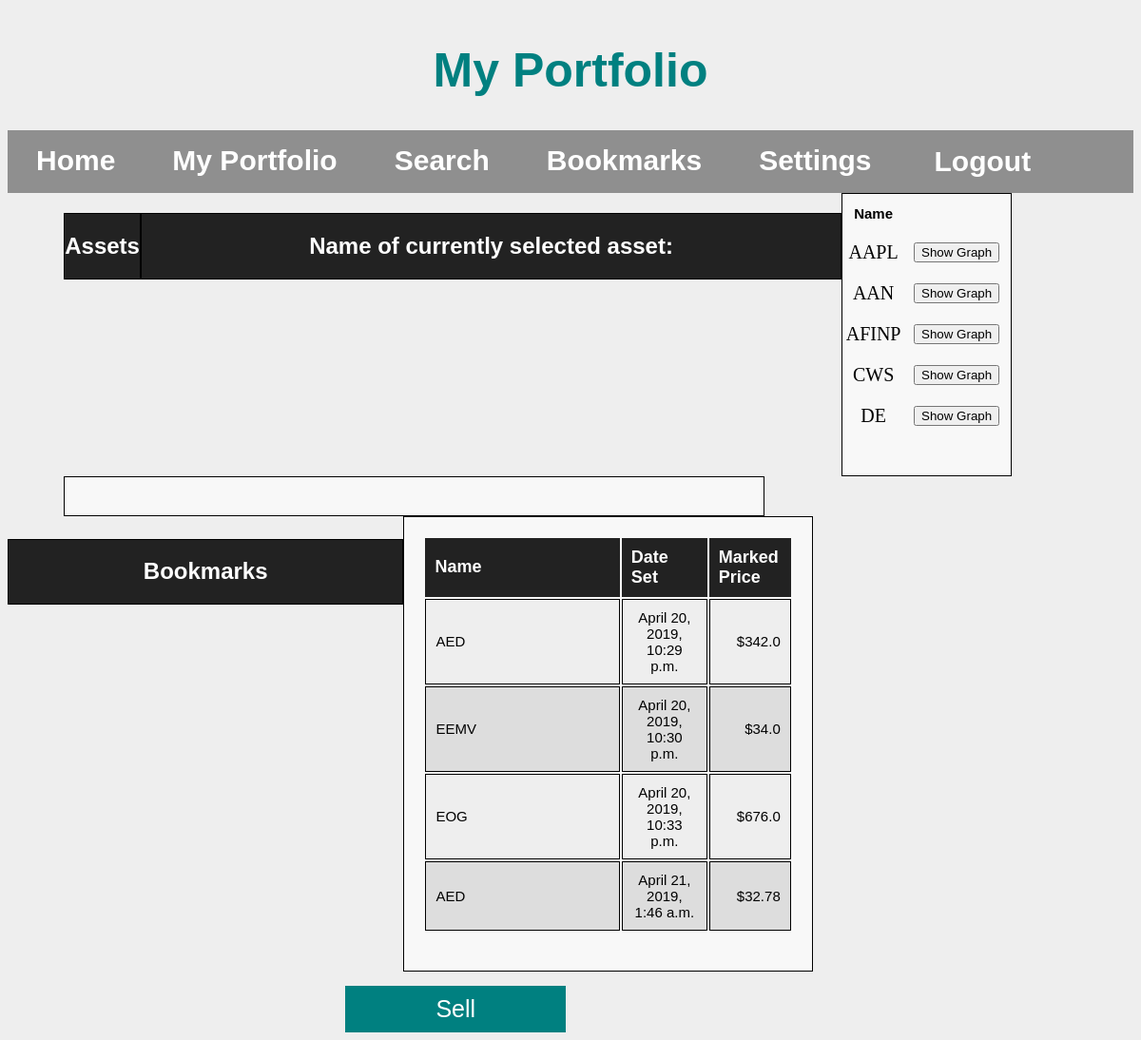
Before: /myPortfolio (signed in) with the older database file.
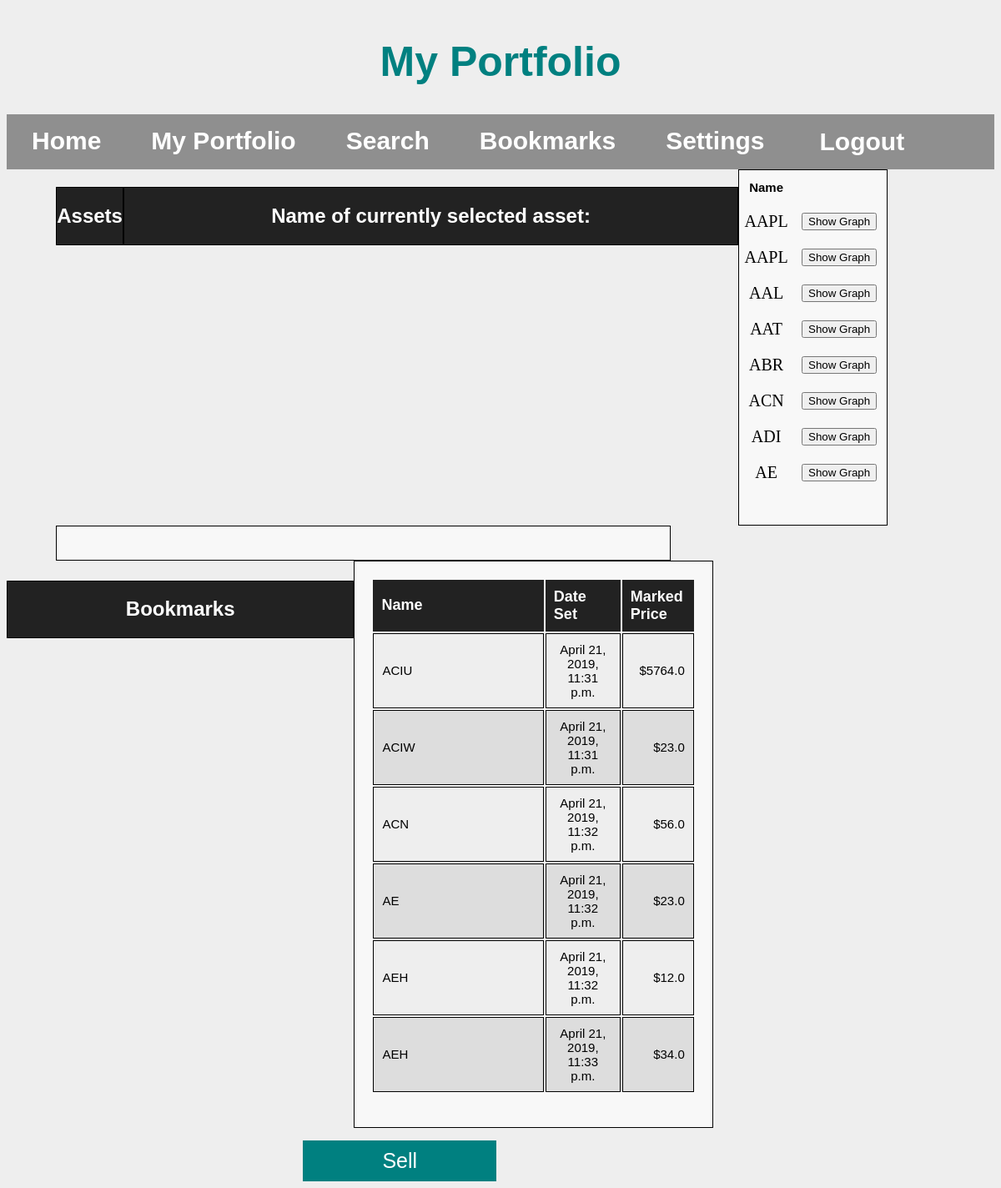
After: the same page with the newer database file.
### XChange/models.py (models this page shows)
class Asset(models.Model):
    userProfile = models.ForeignKey(UserProfile)
    assetName = models.CharField(max_length=250)
    timeBought = models.DateTimeField()
    shares = models.IntegerField(max_length=250)
    priceBought = models.FloatField(max_length=250)

class Bookmark(models.Model):
    userProfile = models.ForeignKey(UserProfile)
    companyName = models.CharField(max_length=250)
    setDate = models.DateTimeField()
    bookmarkPrice = models.FloatField(max_length=250)
    bookmarkAmount = models.IntegerField(max_length=250)

### XChange/views.py (the view, shortened to what this page needs)
# urls.py: url(r'^myPortfolio', views.myPortfolio, name='myPortfolio'),
def myPortfolio(request):
    if not request.user.is_authenticated:
        return redirect('%s?next=%s' % (djSettings.LOGIN_URL, request.path))
    graphic = None
    currentProfile = UserProfile.objects.get(user = request.user)
    userAssets = Asset.objects.filter(userProfile = currentProfile)
    userBookmarks = Bookmark.objects.filter(userProfile = currentProfile).distinct()
    return render(request, 'XChange/myPortfolio.html', {'userAssets': userAssets, 'userBookmarks': userBookmarks})

### XChange/templates/XChange/myPortfolio.html (shortened to what this page needs)
<!DOCTYPE html>
<html>
  <head>
    <link rel="stylesheet" type="text/css" href="/static/XChange/css/myPortfolio.css" />
    <link rel="stylesheet" type="text/css" href="/static/XChange/css/common.css" />
  </head
  <body>
    <h1 id="myPortfolio-title">My Portfolio</h1>
    <div class="navBarDiv" id ="navBarDiv">
      <ul class="navBarList">
        <li class="homeNav"><a href="/home.html">Home</a></li>
        <li class="portNav"><a href="#">My Portfolio</a></li>
        <li class="srchNav"><a href="search.html">Search</a></li>
        <li class="bmarkNav"><a href="bookmarks">Bookmarks</a></li>
        <li class="settNav"><a href="settings.html">Settings</a></li>
        <li class="logOut">
          <form method='POST'>
            <button type="submit" name="submit" value="Logout">Logout</button>
          </form></li>
      </ul>
    </div>
    <div id="Wrap">
      <div id="titleWrap">
        <div id="divAsset">
          <h2>Assets</h2>
        </div>
        <div id="divCurrentAsset">
          <h2>Name of currently selected asset:</h2>
        </div>
      </div>
      <div id="listWrap">
        <div id="assets">
            {% if userAssets and userAssets.count > 1 %}
            <table class="currencyAssetsTable">
            <th>Name</th>
              {% for asset in userAssets %}
                {% if asset.assetName != 'USD'%}
                <tr>
                  <td>{{asset.assetName}}</td>
                  <th>
                    <form method='POST'>
                      <button type="submit" name="assetGraph" value="{{asset.assetName}}">Show Graph</button>
                    </form>
                  </th>
                </tr>
                {% endif %}
              {% endfor %}
            </table>
            {% endif %}
        </div>
      </div>
      <div id="graphViewWrap">
        <div id="graphDiv">
        </div>
      </div>
    </div>
    <div id="divBookAsset">
        <h2>Bookmarks</h2>
    </div>
    <div id="myBookmarks">
          {% if userBookmarks %}
          <table class="currencyBookmarksTable">
            <col id="bookName">
            <col id="bookDate">
            <col id="bookPrice">
            <tr>
              <th class="leftAlign">Name</th>
              <th class="centerAlign">Date Set</th>
              <th class="rightAlign">Marked Price</th>
            </tr>
            {% for mark in userBookmarks %}
              <tr>
                <td class="leftAlign">{{mark.companyName}}</td>
                <td class="centerAlign">{{mark.setDate}}</td>
                <td class="rightAlign">${{mark.bookmarkPrice}}</td>
              </tr>
            {% endfor %}
          </table>
          {% else %}
            <h1 id="myPortfolio-title">
              No Bookmarks
            </h1>
          {% endif %}
      </div>
    <div id="buySell">
        <button class="options">Sell</button>
    </div>
  </body>
</html>

Changed rows visible on the page:
removed Asset: assetName "AFINP"
removed Asset: assetName "CWS"
removed Bookmark: companyName "AED", setDate "April 20, 2019, 10:29 p.m.", bookmarkPrice "342.0"
removed Bookmark: companyName "EEMV", setDate "April 20, 2019, 10:30 p.m.", bookmarkPrice "34.0"
removed Bookmark: companyName "EOG", setDate "April 20, 2019, 10:33 p.m.", bookmarkPrice "676.0"
changed Asset (number 2 of 8 on the later page): assetName "AAN" → "AAPL"
added Asset: assetName "AAL"
added Asset: assetName "AAT"
changed Asset: assetName "DE" → "ABR"
now on this page (row edited): Asset: assetName "ACN"
added Asset: assetName "ADI"
added Asset: assetName "AE"
added Bookmark: companyName "ACIU", setDate "April 21, 2019, 11:31 p.m.", bookmarkPrice "5764.0"
added Bookmark: companyName "ACIW", setDate "April 21, 2019, 11:31 p.m.", bookmarkPrice "23.0"
added Bookmark: companyName "ACN", setDate "April 21, 2019, 11:32 p.m.", bookmarkPrice "56.0"
changed Bookmark (number 4 of 6 on the later page): companyName "AED" → "AE"; setDate "April 21, 2019, 1:46 a.m." → "April 21, 2019, 11:32 p.m."; bookmarkPrice "32.78" → "23.0"
added Bookmark: companyName "AEH", setDate "April 21, 2019, 11:32 p.m.", bookmarkPrice "12.0"
added Bookmark: companyName "AEH", setDate "April 21, 2019, 11:33 p.m.", bookmarkPrice "34.0"
